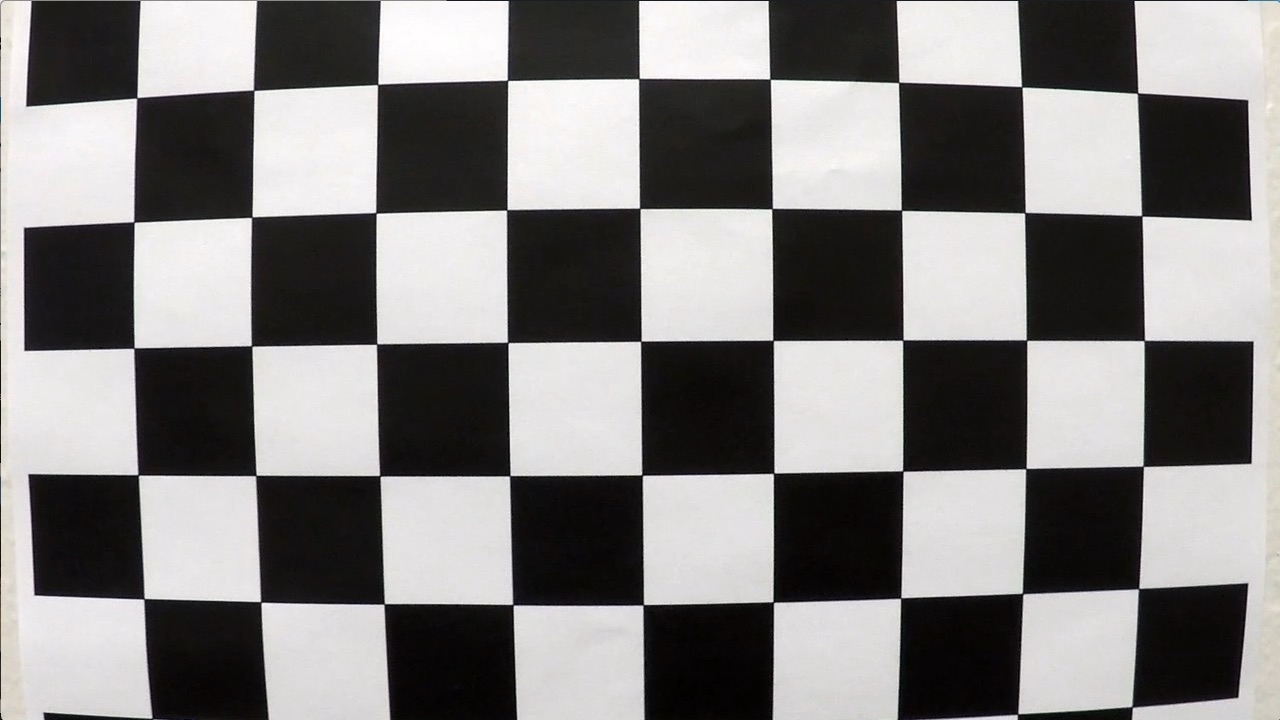
#> input picture assets/camera_cal/calibration01.jpg, 1280 x 720 px, given as the content of the folder ./assets/inputs, which was not available
$ python main.py   (older library calls are emulated)
#> lines starting #> are read from the running program, lines starting #| are printed output that depends on the picture; after the words box and inside, x2 and y2 are one past the last pixel; in counts of white or black regions, pixels touching at a corner belong together; pictures that were not available may be replaced by others from this repository, and a replacement may not be noted
### helper.py
# Import Statements
import numpy as np
import cv2, glob, math
import matplotlib.pyplot as plt

# Define a class to handle all help functions
class Helper():
    def __init__(self):
        image = cv2.imread(glob.glob("./assets/inputs/*jpg")[0])
#> image is the input picture: shape (720, 1280, 3); mean B, G, R 127.8, 128.4, 130.1
        image = cv2.cvtColor(image, cv2.COLOR_BGR2RGB)
        # Global Variable: image size in px as pair (height, width)
        self.image_size = image.shape[:2]
#> self.image_size = (720, 1280)
        # Global Variable: image height in px
        self.image_height = self.image_size[0]
#> self.image_height = 720
        # Global Variable: image width in px
        self.image_width = image.shape[1]
#> self.image_width = 1280
        # Global Variable: camera transformation matrix
        self.mtx = None
        # Global Variable: inverse camera transformation matrix
        self.inverse_matrix = None
        # Global Variable: camera transformation matrix
        self.dist = None
        ## Global Variable: source transformation matrix
        self.src = np.float32([(575, 464), (707, 464), (258, 682),(1049, 682)])
        ## Global Variable: destination transformation matrix
        self.dst = dst = np.float32([(450, 0), (self.image_width - 450,0), (450, self.image_height), (self.image_width - 450, self.image_height)])

    # [19 lines left out: function display_and_save, not called in this run]
        # plt.show()

    def save(self, image, path):
        plt.cla()
        plt.clf()
        plt.close()
        plt.imshow(image)
        plt.savefig(path)

    def undistort(self, img):
        return cv2.undistort(img, self.mtx, self.dist, None, self.mtx)

    def unwarp(self, img):
        # Calculate transformation matrix
        matrix = cv2.getPerspectiveTransform(self.src, self.dst)
        inverse_matrix = cv2.getPerspectiveTransform(self.dst, self.src)
        # record inverse matrix
        self.inverse_matrix = inverse_matrix
        # Apply transformation
        warped = cv2.warpPerspective(img, matrix, (self.image_width, self.image_height), flags=cv2.INTER_LINEAR)
        return warped

    # Define a function that thresholds the L-channel of HLS
    # Use exclusive lower bound (>) and inclusive upper (<=)
    def hls_lthresh(self, img, thresh=(220, 255)):
        # 1) Convert to HLS color space
        hls = cv2.cvtColor(img, cv2.COLOR_RGB2HLS)
        hls_l = hls[:,:,1]
        hls_l = hls_l*(255/np.max(hls_l))
        # 2) Apply a threshold to the L channel
        binary_output = np.zeros_like(hls_l)
        binary_output[(hls_l > thresh[0]) & (hls_l <= thresh[1])] = 1
        # 3) Return a binary image of threshold result
        return binary_output

    # Define a function that thresholds the B-channel of LAB
    # Use exclusive lower bound (>) and inclusive upper (<=), OR the results of the thresholds (B channel should capture
    # yellows)
    def lab_bthresh(self, img, thresh=(190,255)):
        # 1) Convert to LAB color space
        lab = cv2.cvtColor(img, cv2.COLOR_RGB2Lab)
        lab_b = lab[:,:,2]
        # don't normalize if there are no yellows in the image
        if np.max(lab_b) > 175:
            lab_b = lab_b*(255/np.max(lab_b))
        # 2) Apply a threshold to the L channel
        binary_output = np.zeros_like(lab_b)
        binary_output[((lab_b > thresh[0]) & (lab_b <= thresh[1]))] = 1
        # 3) Return a binary image of threshold result
        return binary_output

    # [83 lines left out: functions calc_curvature_and_center_dist, draw_lane, draw_data, not called in this run]

    # Image pre processing pipeline
    def pre_pipeline(self, image):
        # Undistort Image
        image = self.undistort(image)
        # Perspective Transform
        image = self.unwarp(image)
        # HLS L-channel Threshold
        image_L = self.hls_lthresh(image)
        # Lab B-channel Threshold
        image_B = self.lab_bthresh(image)
        # Combine HLS and Lab B channel thresholds
        combined = np.zeros_like(image_B)
        combined[(image_L == 1) | (image_B == 1)] = 1

        return combined

    def calibrate_camera(self):
        # Regex: find all calibration files
        input_images = sorted(glob.glob("./assets/camera_cal/calibration*.jpg"))
        print("Calibrating camera with {} images.".format(len(input_images)))
        # used later to calibrate cameras
        obj_points = []
        img_points = []
        # prepare object points, like (0,0,0), (1,0,0), (2,0,0) ....,(6,5,0)
        obj_point = np.zeros((6*9, 3), np.float32)
        obj_point[:,:2] = np.mgrid[0:9,0:6].T.reshape(-1,2)

        for file_name in input_images:
            # Load images
            image = cv2.imread(file_name)
            gray_image = cv2.cvtColor(image, cv2.COLOR_BGR2GRAY)
            # Find chessboard corners
            ret, corners = cv2.findChessboardCorners(gray_image, (9, 6), None)
#> ret = False; corners = None
            # If found, draw & display
            if ret == True:
                img_points.append(corners)
                obj_points.append(obj_point)

        # Calibrate Camera
        ret, mtx, dist, rvecs, tvecs = cv2.calibrateCamera(obj_points, img_points, self.image_size, None, None)
        # record data
        self.mtx = mtx
        self.dist = dist

    # Define method to fit polynomial to binary image with lines extracted, using sliding window
    def sliding_window_polyfit(self, img):
        # Take a histogram of the bottom half of the image
        histogram = np.sum(img[img.shape[0]//2:,:], axis=0)
        # Find the peak of the left and right halves of the histogram
        # These will be the starting point for the left and right lines
        midpoint = np.int(histogram.shape[0]//2)
        quarter_point = np.int(midpoint//2)
        # Previously the left/right base was the max of the left/right half of the histogram
        # this changes it so that only a quarter of the histogram (directly to the left/right) is considered
        leftx_base = np.argmax(histogram[quarter_point:midpoint]) + quarter_point
        rightx_base = np.argmax(histogram[midpoint:(midpoint+quarter_point)]) + midpoint

        # Choose the number of sliding windows
        nwindows = 10
        # Set height of windows
        window_height = np.int(img.shape[0]/nwindows)
        # Identify the x and y positions of all nonzero pixels in the image
        nonzero = img.nonzero()
        nonzeroy = np.array(nonzero[0])
        nonzerox = np.array(nonzero[1])
        # Current positions to be updated for each window
        leftx_current = leftx_base
        rightx_current = rightx_base
        # Set the width of the windows +/- margin
        margin = 80
        # Set minimum number of pixels found to recenter window
        minpix = 40
        # Create empty lists to receive left and right lane pixel indices
        left_lane_inds = []
        right_lane_inds = []
        # Rectangle data for visualization
        rectangle_data = []

        # Step through the windows one by one
        for window in range(nwindows):
            # Identify window boundaries in x and y (and right and left)
            win_y_low = img.shape[0] - (window+1)*window_height
            win_y_high = img.shape[0] - window*window_height
            win_xleft_low = leftx_current - margin
            win_xleft_high = leftx_current + margin
            win_xright_low = rightx_current - margin
            win_xright_high = rightx_current + margin
            rectangle_data.append((win_y_low, win_y_high, win_xleft_low, win_xleft_high, win_xright_low, win_xright_high))
            # Identify the nonzero pixels in x and y within the window
            good_left_inds = ((nonzeroy >= win_y_low) & (nonzeroy < win_y_high) & (nonzerox >= win_xleft_low) & (nonzerox < win_xleft_high)).nonzero()[0]
            good_right_inds = ((nonzeroy >= win_y_low) & (nonzeroy < win_y_high) & (nonzerox >= win_xright_low) & (nonzerox < win_xright_high)).nonzero()[0]
            # Append these indices to the lists
            left_lane_inds.append(good_left_inds)
            right_lane_inds.append(good_right_inds)
            # If you found > minpix pixels, recenter next window on their mean position
            if len(good_left_inds) > minpix:
                leftx_current = np.int(np.mean(nonzerox[good_left_inds]))
            if len(good_right_inds) > minpix:
                rightx_current = np.int(np.mean(nonzerox[good_right_inds]))

        # Concatenate the arrays of indices
        left_lane_inds = np.concatenate(left_lane_inds)
        right_lane_inds = np.concatenate(right_lane_inds)

        # Extract left and right line pixel positions
        leftx = nonzerox[left_lane_inds]
        lefty = nonzeroy[left_lane_inds]
        rightx = nonzerox[right_lane_inds]
        righty = nonzeroy[right_lane_inds]

        left_fit, right_fit = (None, None)
        # Fit a second order polynomial to each
        if len(leftx) != 0:
            left_fit = np.polyfit(lefty, leftx, 2)
        if len(rightx) != 0:
            right_fit = np.polyfit(righty, rightx, 2)

        visualization_data = (rectangle_data, histogram)

        return left_fit, right_fit, left_lane_inds, right_lane_inds, visualization_data

    # Define method to fit polynomial to binary image based upon a previous fit (chronologically speaking);
    # this assumes that the fit will not change significantly from one video frame to the next
    # [23 lines left out: function polyfit_using_previous_fit, not called in this run]


# Define a class to receive the characteristics of each line detection
class Line():
    def __init__(self):
        # was the line detected in the last iteration?
        self.detected = False
        # x values of the last n fits of the line
        self.recent_xfitted = []
        #average x values of the fitted line over the last n iterations
        self.bestx = None
        #polynomial coefficients averaged over the last n iterations
        self.best_fit = None
        #polynomial coefficients for the most recent fit
        self.current_fit = []
        #radius of curvature of the line in some units
        self.radius_of_curvature = None
        #distance in meters of vehicle center from the line
        self.line_base_pos = None
        #difference in fit coefficients between last and new fits
        self.diffs = np.array([0,0,0], dtype='float')
        #number of detected pixels
        self.pixel_count = None

    def add_fit(self, fit, inds):
        # add a found fit to the line, up to n
        if fit is not None:
            if self.best_fit is not None:
                # if we have a best fit, see how this new fit compares
                self.diffs = abs(fit-self.best_fit)
            if (self.diffs[0] > 0.001 or \
               self.diffs[1] > 1.0 or \
               self.diffs[2] > 100.) and \
               len(self.current_fit) > 0:
                # bad fit! abort! abort! ... well, unless there are no fits in the current_fit queue, then we'll take it
                self.detected = False
            else:
                self.detected = True
                self.pixel_count = np.count_nonzero(inds)
                self.current_fit.append(fit)
                if len(self.current_fit) > 5:
                    # throw out old fits, keep newest n
                    self.current_fit = self.current_fit[len(self.current_fit)-5:]
                self.best_fit = np.average(self.current_fit, axis=0)
        # or remove one from the history, if not found
        else:
            self.detected = False
            if len(self.current_fit) > 0:
                # throw out oldest fit
                self.current_fit = self.current_fit[:len(self.current_fit)-1]
            if len(self.current_fit) > 0:
                # if there are still any fits in the queue, best_fit is their average
                self.best_fit = np.average(self.current_fit, axis=0)

### main.py
# Import Statements
import numpy as np
import cv2, glob, math
from moviepy.editor import VideoFileClip
from helper import Helper, Line

def pipeline(original_image):
    image = np.copy(original_image)
    bird_view_image = helper.pre_pipeline(image)
#> in undistort, `return cv2.undistort(img, self.mtx, self.dist, None, self.mtx)`:
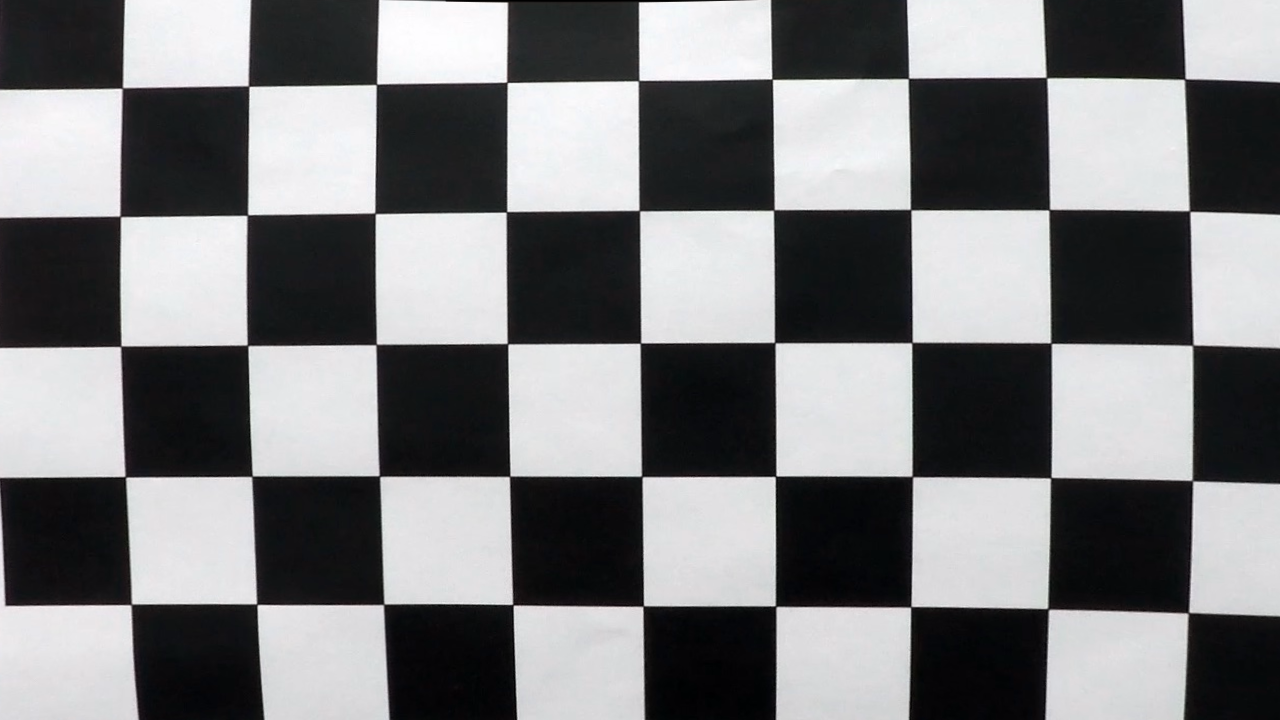
#> returned value: shape (720, 1280, 3); mean of channels 0, 1, 2 125.8, 124.2, 123.8; drawn as B, G, R
#> in unwarp, `warped = cv2.warpPerspective(img, matrix, (self.image_width, self.imag..`:
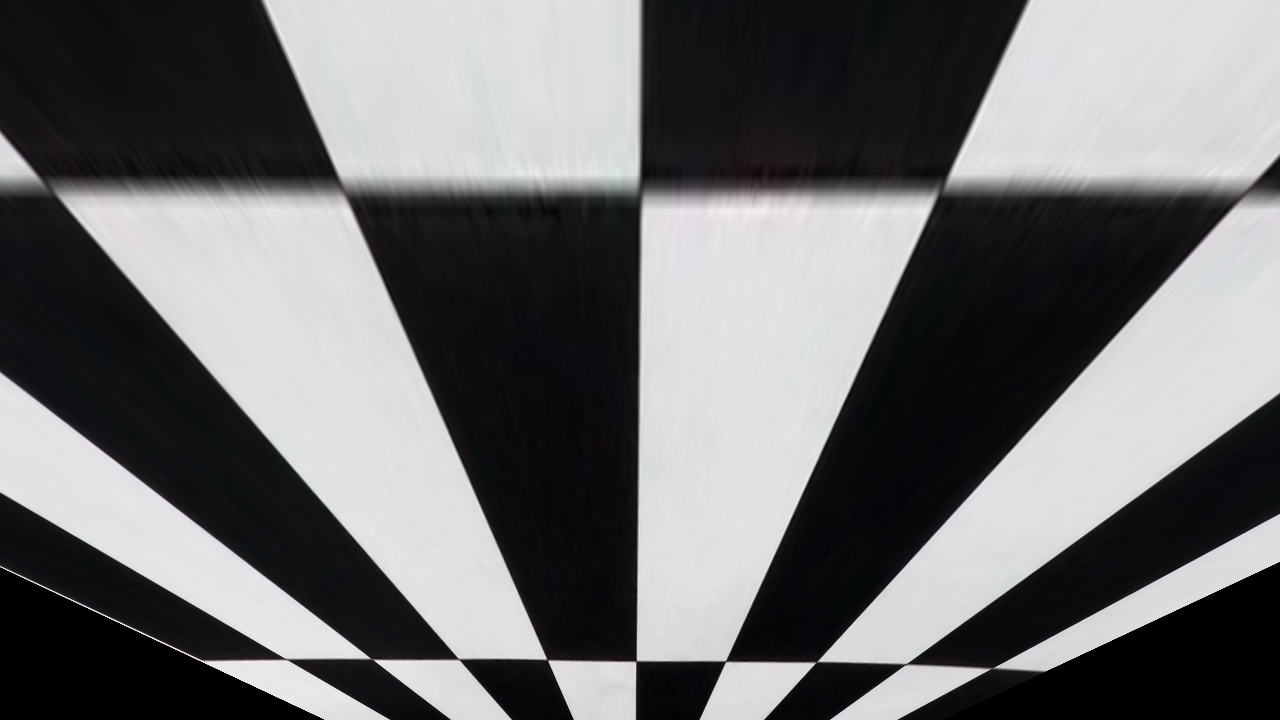
#> warped: shape (720, 1280, 3); mean of channels 0, 1, 2 111.9, 110.4, 110.5; drawn as B, G, R
#> in hls_lthresh, `hls = cv2.cvtColor(img, cv2.COLOR_RGB2HLS)`: hls: shape (720, 1280, 3); mean of channels 0, 1, 2 85, 111.1, 16.4
#> in pre_pipeline, `image_L = self.hls_lthresh(image)`:
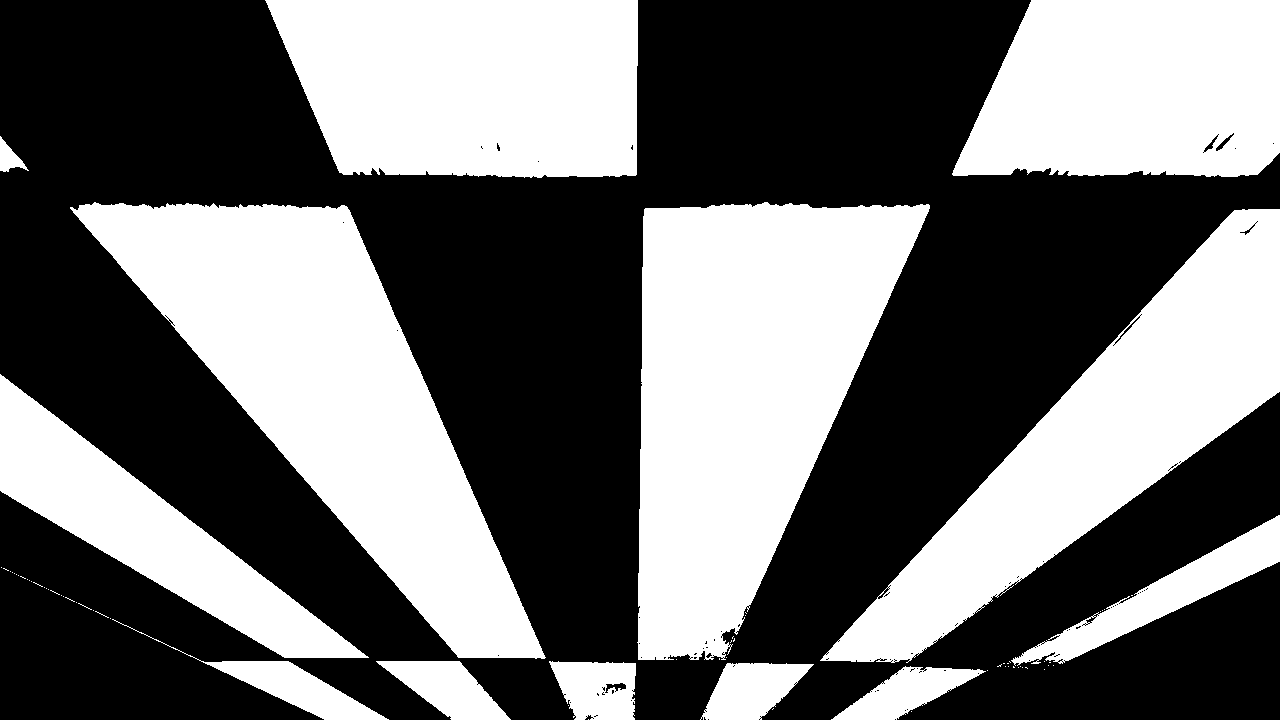
#> image_L: shape (720, 1280) float64; values 0 (black) and 1 (white), 43.4% white; 70 white regions (57 under 20 px), largest, box (x1, y1, x2, y2) and area: (637, 202, 930, 660) 84932, (70, 202, 546, 659) 82861, (820, 209, 1280, 663) 64344
#> in lab_bthresh, `lab = cv2.cvtColor(img, cv2.COLOR_RGB2Lab)`: lab: shape (720, 1280, 3); mean of channels 0, 1, 2 111.1, 128.6, 128.2
#> in pre_pipeline, `image_B = self.lab_bthresh(image)`: image_B: shape (720, 1280); every value is 0

    if left_lane.detected and right_lane.detected:
        left_fit, right_fit, left_lane_indices, right_lane_indices = helper.polyfit_using_previous_fit(bird_view_image, left_lane.best_fit, right_lane.best_fit)
    else:
        left_fit, right_fit, left_lane_indices, right_lane_indices, _ = helper.sliding_window_polyfit(bird_view_image)
#> in sliding_window_polyfit, `histogram = np.sum(img[img.shape[0]//2:,:], axis=0)`: histogram = 1280 values, max 343 at index 722, min 0 at index 546, mean 153.9
#> in sliding_window_polyfit, `leftx_base = np.argmax(histogram[quarter_point:midpoint]) + quarter_po..`: leftx_base = 415
#> in sliding_window_polyfit, `rightx_base = np.argmax(histogram[midpoint:(midpoint+quarter_point)]) ..`: rightx_base = 722
#> in sliding_window_polyfit, `nonzero = img.nonzero()`: nonzero = 400410 positions, rows 0 to 719, columns 0 to 1279
#> in sliding_window_polyfit, `leftx_current = leftx_base`: leftx_current = 415
#> in sliding_window_polyfit, `rightx_current = rightx_base`: rightx_current = 722
#> the loop in sliding_window_polyfit, `for window in range(nwindows):` made 10 passes
#> (win_xleft_low, win_xleft_high, win_xright_low, win_xright_high, leftx_current, rightx_current) on passes 1 to 8: (335, 495, 642, 802, 428, 738), (348, 508, 658, 818, 460, 701), (380, 540, 621, 781, 437, 707), (357, 517, 627, 787, 409, 713), (329, 489, 633, 793, 379, 716), (299, 459, 636, 796, 348, 718), (268, 428, 638, 798, 317, 719), (237, 397, 639, 799, 337, 727)
#> (win_xleft_low, win_xleft_high, win_xright_low, win_xright_high, leftx_current) on passes 9 to 10: (257, 417, 647, 807, 363), (283, 443, 647, 807, 363)
#> after the loop in sliding_window_polyfit, `for window in range(nwindows):`: left_lane_inds = 10 items; rectangle_data = 10 items, first 6: (648, 720, 335, 495, 642, 802), (576, 648, 348, 508, 658, 818), (504, 576, 380, 540, 621, 781), (432, 504, 357, 517, 627, 787), (360, 432, 329, 489, 633, 793), (288, 360, 299, 459, 636, 796); right_lane_inds = 10 items
#> in sliding_window_polyfit, `left_fit = np.polyfit(lefty, leftx, 2)`: left_fit = [0.000415, -0.126, 360.6]
#> in sliding_window_polyfit, `right_fit = np.polyfit(righty, rightx, 2)`: right_fit = [0.000278, -0.257, 770.1]
#> left_fit = [0.000415, -0.126, 360.6]; right_fit = [0.000278, -0.257, 770.1]

    if left_fit is not None and right_fit is not None:
        height = image.shape[0]
#> height = 720
        left_fit_x_intercept = left_fit[0] * height ** 2 + left_fit[1] * height + left_fit[2]
#> left_fit_x_intercept = 485
        right_fit_x_intercept = right_fit[0] * height ** 2 + right_fit[1] * height + right_fit[2]
#> right_fit_x_intercept = 728.9
        x_intercept_diff = abs(right_fit_x_intercept - left_fit_x_intercept)
#> x_intercept_diff = 243.9
        if abs(350 - x_intercept_diff) > 100:
            left_fit = None
            right_fit = None

    left_lane.add_fit(left_fit, left_lane_indices)
    right_lane.add_fit(right_fit, right_lane_indices)

    if left_lane.best_fit is not None and right_lane.best_fit is not None:
        output_image = helper.draw_lane(image, bird_view_image, left_lane.best_fit, right_lane.best_fit)
        left_curvature, right_curvature, distance_from_center = helper.calc_curvature_and_center_dist(bird_view_image, left_lane.best_fit, right_lane.best_fit, left_lane_indices, right_lane_indices)
        output_image = helper.draw_data(output_image, (left_curvature + right_curvature)/2, distance_from_center)
    else:
        output_image = image

    return output_image


# Init Helper
helper = Helper()
helper.calibrate_camera()

# Process Images
for name in sorted(glob.glob("./assets/inputs/*jpg")):
    left_lane = Line()
    right_lane = Line()
    image = cv2.imread(name)
    image = cv2.cvtColor(image, cv2.COLOR_BGR2RGB)
    image = pipeline(image)
    helper.save(image, "./outputs/" + name.split('/')[-1])


# Process Videos
for name in glob.glob("./assets/inputs/*mp4"):
    print(">>", name.split('/')[-1])
    left_lane = Line()
    right_lane = Line()
    video = VideoFileClip(name)
    video = video.fl_image(pipeline)
    video.write_videofile('./outputs/' + name.split('/')[-1], audio=False)
